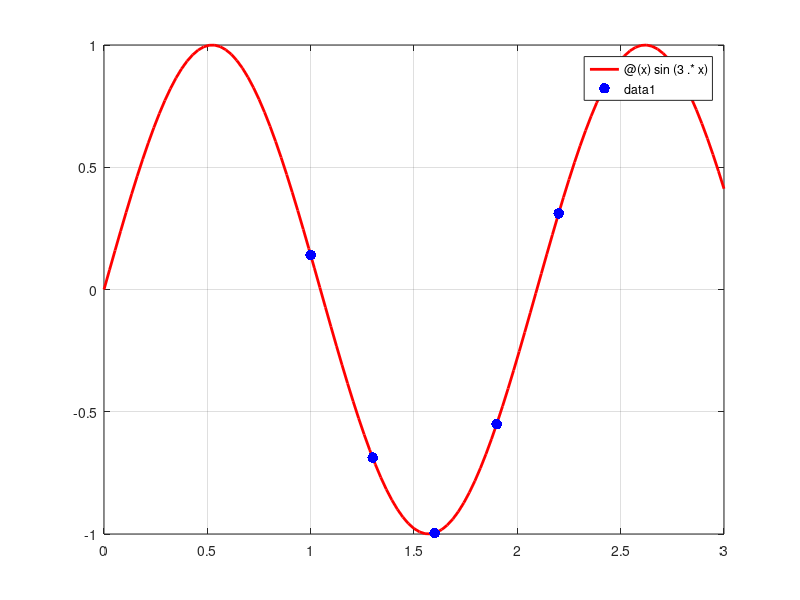

Write the MATLAB code that produced this figure. (Note: this script raises an error after producing the figure.)
%% Ex1.
clear all
f=@(x)sin(3.*x);
n=4;
X=linspace(1,2.2,n+1);
Y=f(X);
fplot(f,[0,3],'-r','LineWidth',2);%Graficul Functiei
hold on;
grid on;
plot(X,Y,'.b','Markersize',23);%Graficul punctelor
xgraf=linspace(1,2.2,200);
for i=1:length(xgraf)
    [y(i)]=SplineL(X,Y,xgraf(i));
end
plot(xgraf,y,'--y','LineWidth',2);%Graficul Splineului
figure();
type ("SplineL");

%% Ex2.
clear all;
f=@(x)sin(3.*x);
n=4;
X=linspace(1,2.2,n+1);
Y=f(X);
fplot(f,[0,3],'-r','LineWidth',2);%Graficul functiei
hold on;
grid on;
plot(X,Y,'.k','Markersize',23);%Graficul punctelor de interpolare
fp = @(x)3*cos(3.*x);
a=1;
fpa=fp(a);
xgraf=linspace(1,2.2,200);
for i=1:length(xgraf)
    [y(i),z(i)]=SplineP(X,Y,xgraf(i),fpa);
end
plot(xgraf,y,'--b','LineWidth',2);%Graficul Splineului
figure();
fplot(fp,[0.5,2.5],'-r','LineWidth',2);%Graficul derivatei functiei
hold on;
grid on;
plot(xgraf,z,'--g','LineWidth',2);%Graficul derivatei splineului
plot(xgraf,y,'.y','LineWidth',2);%Graficul splineului
type ("SplineP");
figure();

%% Ex3.
clear all;
X1=[1 2 5 6 7 8 10 13 17];
Y1=[3 3.7 3.9 4.2 5.7 6.6 7.1 6.7 4.5];
X2=[17 20 23 24 25 27 27.7];
Y2=[4.5 7 6.1 5.6 5.8 5.2 4.1];
X3=[27.7 28 29 30];
Y3=[4.1 4.3 4.1 3.0];
fpa1(1)=1;
fpa1(2)=-0.67;
fpa2(1)=3;
fpa2(2)=-4;
fpa3(1)=0.33;
fpa3(2)=-1.5;
xgr1=linspace(1,17,200);
xgr2=linspace(17,27.7,200);
xgr3=linspace(27.7,30,200);
for i=1:length(xgr1)
    [S1(i)]=SplinceC(X1,Y1,fpa1(1),fpa1(2),xgr1(i));
end
for i=1:length(xgr2)
    [S2(i)]=SplinceC(X2,Y2,fpa2(1),fpa2(2),xgr2(i));
end
for i=1:length(xgr3)
    [S3(i)]=SplinceC(X3,Y3,fpa3(1),fpa3(2),xgr3(i));
end
plot(xgr1,S1,'-k','LineWidth',2);
hold on;
grid on;
axis equal;
plot(xgr2,S2,'-k','LineWidth',2);
plot(xgr3,S3,'-k','LineWidth',2);
type ("SplinceC");
type ("GaussPivPart")